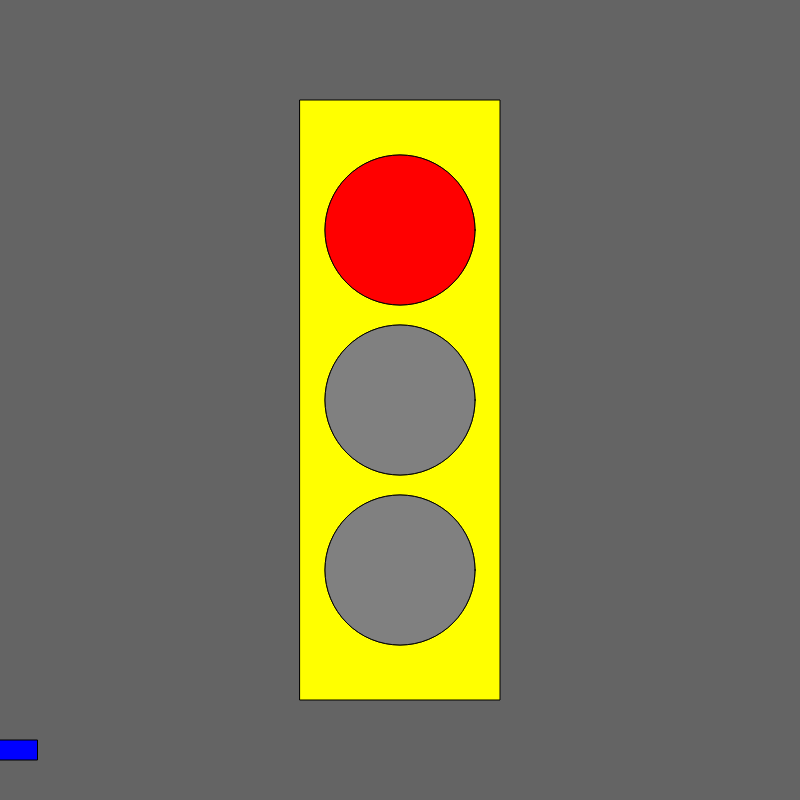
Frame 1 (no input)
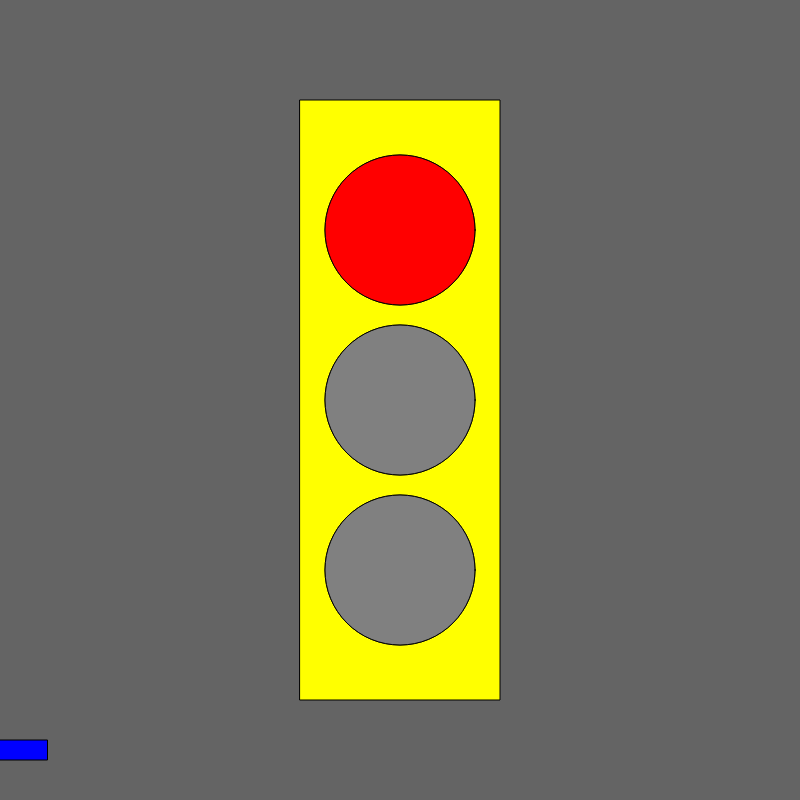
Frame 60 (no input)
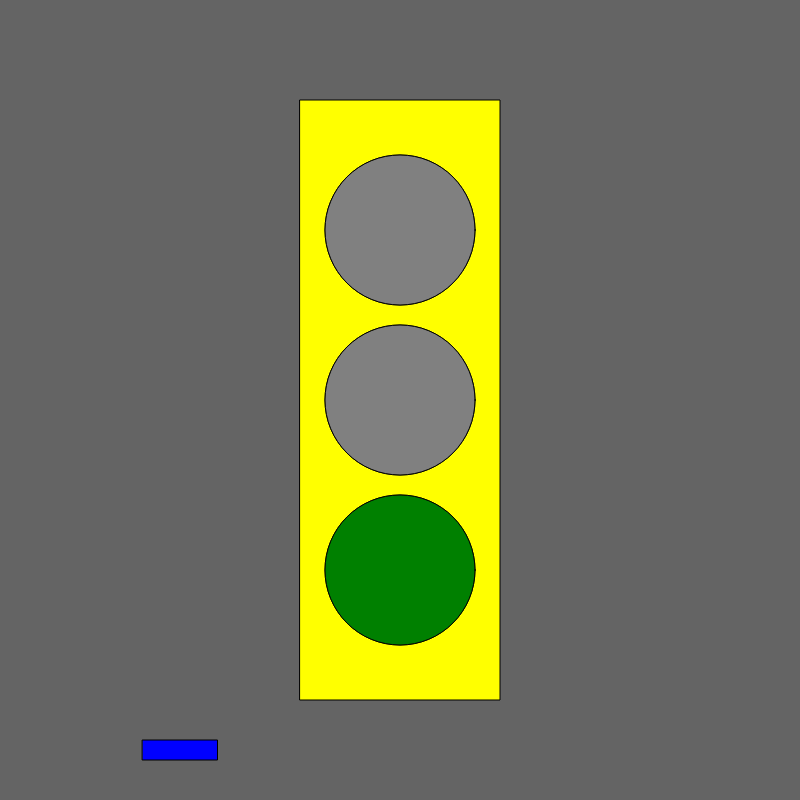
Frame 120 (the mouse pressed at the canvas centre since frame 60)

The p5.js sketch that drew these frames (run headless with seeded random() and noise() and a simulated clock; from frame 60 on, the mouse is pressed at the canvas centre):

// p5.js sketch
// ── sketch.js
let state = 0;
let timer = 0;
let x = 0;
let velocity = 10;

function setup() {
  createCanvas(800, 800);
  textSize(24);
  ellipseMode(CENTER);
  rectMode(CENTER);
}

function draw() {
  background(100);
  fill("yellow");
  rect(width / 2, height / 2, 200, 600);

  ellipse(width / 2, height / 2, 150, 150);
  ellipse(width / 2, height / 2 - 170, 150, 150);
  ellipse(width / 2, height / 2 + 170, 150, 150);

  fill("blue");
  rect(x, 750, 75, 20);
  x = x + velocity ;
  if(x>width){
    x=0
  }

  switch (state) {
    case 0:
      text("state 0", width / 2, height / 2)
      fill("red");
      ellipse(width / 2, height / 2 - 170, 150, 150);
      fill("grey");
      ellipse(width / 2, height / 2, 150, 150);
      ellipse(width / 2, height / 2 + 170, 150, 150);
      velocity = 0;
      break;

    case 1:
      text("state 1", width / 2, height / 2)
      fill('Grey');
      ellipse(width / 2, height / 2 - 170, 150, 150);
      ellipse(width / 2, height / 2, 150, 150);
      fill("green");
      ellipse(width / 2, height / 2 + 170, 150, 150);
      velocity = 10;
      break;



    case 2:
      text("state 2", width / 2, height / 2)
      fill("grey");
      ellipse(width / 2, height / 2 - 170, 150, 150);
      fill("yellow");
      ellipse(width / 2, height / 2, 150, 150);
      fill("grey");
      ellipse(width / 2, height / 2 + 170, 150, 150);
      velocity = 5;
      break;


  }

  timer = timer + 1
  if (timer > 100) {
    timer = 0;
    state = state + 1;
    if (state > 2)
      state = 0;
  }
}

function mouseReleased() {
  state = state + 1;
  if (state > 3) {
    state = 0;
  }
}
